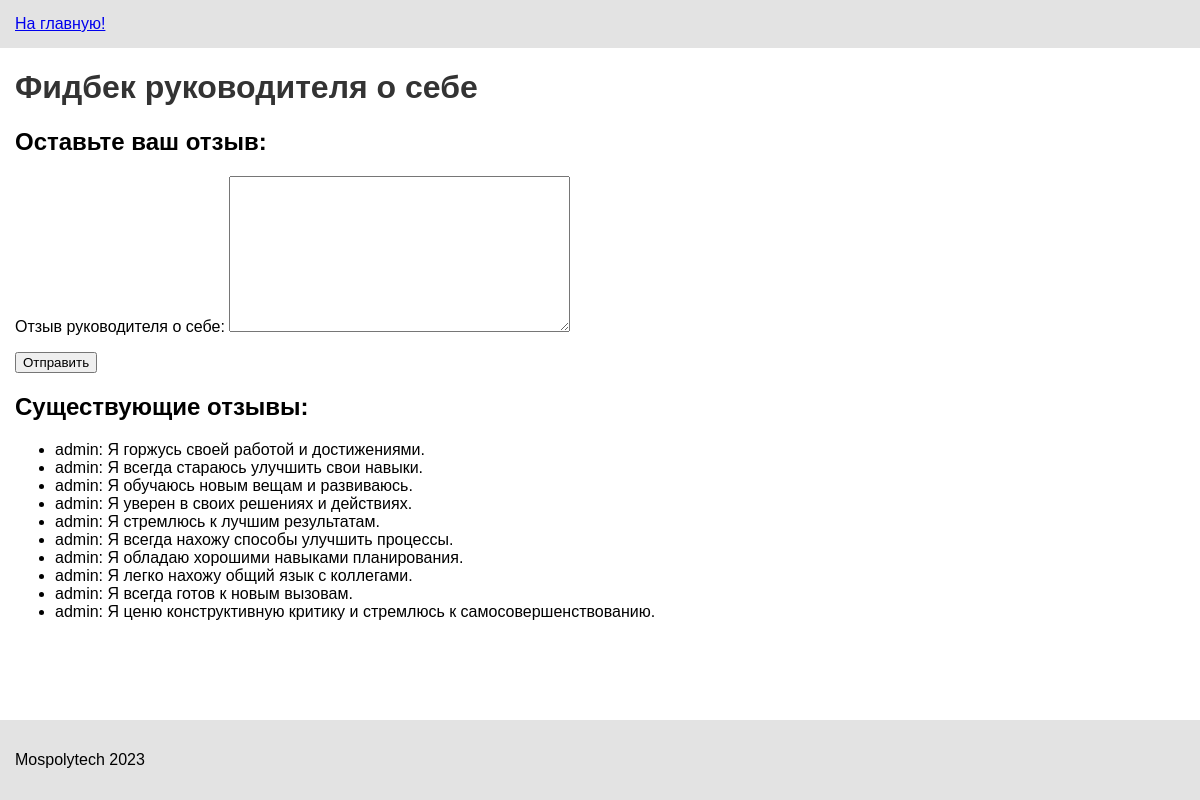
/onlinerating/feedback/self/, run on the app's committed database.
### onlinerating/models.py (models this page shows, shortened)
class SelfFeedback(models.Model):
    user = models.ForeignKey(User, on_delete=models.CASCADE, verbose_name="Пользователь")
    feedback = models.TextField(verbose_name="Отзыв руководителя о себе")
    history = HistoricalRecords()
    class Meta:
        verbose_name = "Отзыв руководителя о себе"
        verbose_name_plural = "Отзывы руководителей о себе"

### onlinerating/views.py (the view)
# urls.py: path('feedback/self/', views.self_feedback_view, name='self_feedback'),
def self_feedback_view(request):
    if request.method == 'POST':
        form = SelfFeedbackForm(request.POST)
        if form.is_valid():
            form.save()
            return redirect('onlinerating:self_feedback')
    else:
        form = SelfFeedbackForm()
    feedbacks = SelfFeedback.objects.all()
    return render(request, 'onlinerating/self_feedback.html', {'form': form, 'feedbacks': feedbacks})

### onlinerating/forms.py
class SelfFeedbackForm(forms.ModelForm):
    class Meta:
        model = SelfFeedback
        fields = ['feedback']

### onlinerating/templates/onlinerating/self_feedback.html (shortened to what this page needs)
{% extends 'onlinerating/base.html' %}
{% load static %}
{% block content %}
    <h1>Фидбек руководителя о себе</h1>
    <h2>Оставьте ваш отзыв:</h2>
    <form method="post">
        {{ form.as_p }}
        <button type="submit">Отправить</button>
    </form>
    <h2>Существующие отзывы:</h2>
    <ul>
        {% for feedback in feedbacks %}
            <li>{{ feedback.user.username }}: {{ feedback.feedback }}</li>
        {% endfor %}
    </ul>
{% endblock %}

### onlinerating/static/onlinerating/style.css (style rules this page uses)
html { height: 100%; padding: 0; margin: 0; }
body { font-family: Arial, sans-serif; display: flex; flex-direction: column; height: 100%; padding: 0; margin: 0; }
h1 { color: #333; }

### data on the page
SelfFeedback: user.username "admin", feedback "Я горжусь своей работой и достижениями."
SelfFeedback: user.username "admin", feedback "Я всегда стараюсь улучшить свои навыки."
SelfFeedback: user.username "admin", feedback "Я обучаюсь новым вещам и развиваюсь."
SelfFeedback: user.username "admin", feedback "Я уверен в своих решениях и действиях."
SelfFeedback: user.username "admin", feedback "Я стремлюсь к лучшим результатам."
SelfFeedback: user.username "admin", feedback "Я всегда нахожу способы улучшить процессы."
SelfFeedback: user.username "admin", feedback "Я обладаю хорошими навыками планирования."
SelfFeedback: user.username "admin", feedback "Я легко нахожу общий язык с коллегами."
SelfFeedback: user.username "admin", feedback "Я всегда готов к новым вызовам."
SelfFeedback: user.username "admin", feedback "Я ценю конструктивную критику и стремлюсь к самосовершенствованию."
